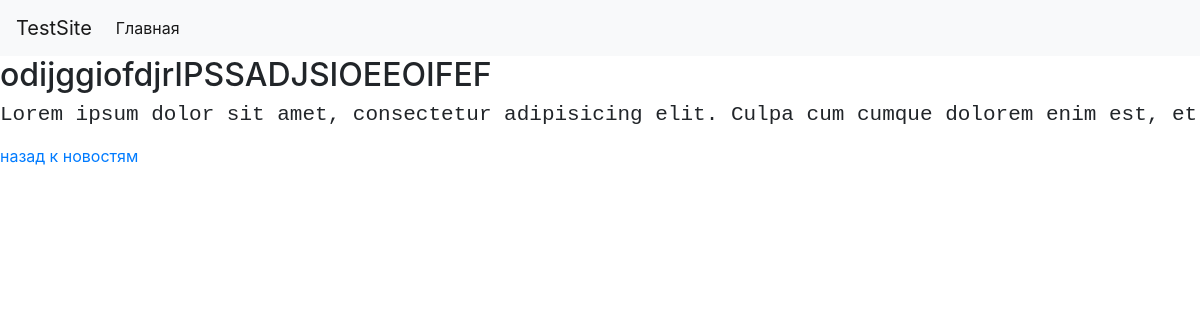
Screenshot of /news/3 with the database file from the repository.
### news/models.py (models this page shows, shortened)
class Article(models.Model):
    name = models.CharField("Название", max_length=70)
    news_info = models.CharField("Описание", max_length=300)
    news_details = RichTextUploadingField("подробности")

### news/views.py (the view)
# urls.py: path('news/', news_list, name='news_list'),
def news_list(request, article_id=None):
    if article_id is None:
        news_detal = None
    else:
        news_detal = Article.objects.get(id=article_id)
    news = Article.objects.all()
    return render(request, "news.html", {'news': news, "news_detal": news_detal})

### templates/news.html (shortened to what this page needs)
{% extends 'base.html' %}
{% block content %}
    {% if news_detal is None %}
        {% for article in news %}
            <div style="margin-bottom:50px;border-bottom:1px solid #000000">
                <h2>{{ article.name|safe }}</h2>
                <h4>{{ article.news_info|safe }}</h4>
                <a href='/news/{{article.id}}'>подробнее</a>
            </div>
        {% endfor %}
    {% else %}
            <div>
                <h2>{{ news_detal.name|safe }}</h2>
                <h4>{{ news_detal.news_details|safe }}</h4>
                <a href='/news/'>назад к новостям</a>
            </div>
    {% endif %}
{% endblock %}

### rows the page displays
Article: name "odijggiofdjrIPSSADJSIOEEOIFEF", news_details "Lorem ipsum dolor sit amet, consectetur adipisicing elit. Culpa cum cumque dolorem enim est, et…"
